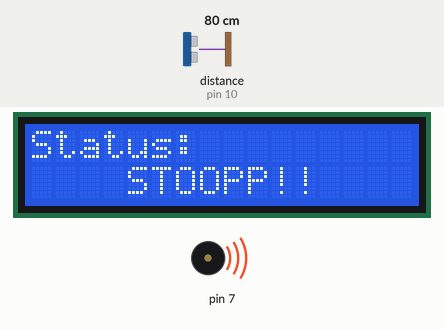
A sketch run on a simulated Arduino Uno, built with avr-gcc and run on an emulated ATmega328P. Parts: 16×2 character LCD, buzzer (waves = sounding). Wiring (inferred from the names in the program): ultrasonic range finder: trigger pin 9; echo pin 10. The test bench sets the inputs (shaded band); at power-on: distance to the obstacle (sensor on pin 10) 80 cm. The echo pulse lasts 58.3 µs per cm; what the sketch prints to the serial monitor is not drawn.

Above: at 3.2 s.
3.3 s: distance to the obstacle (sensor on pin 10) set to 18 cm
At 3.44 s:
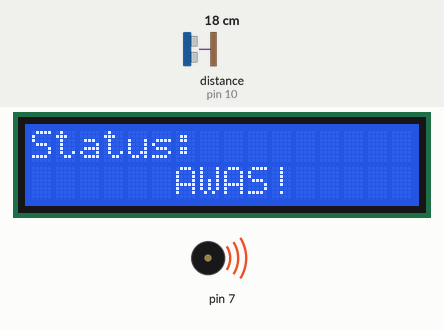
5.1 s: distance to the obstacle (sensor on pin 10) set to 22 cm
At 5.7 s:
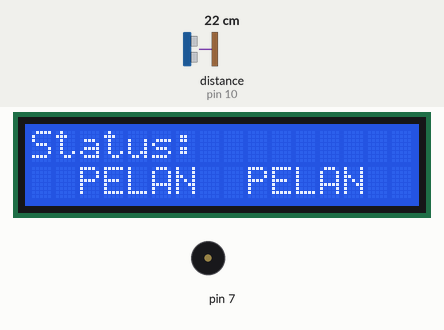
7.5 s: distance to the obstacle (sensor on pin 10) set to 120 cm
At 9.0 s:
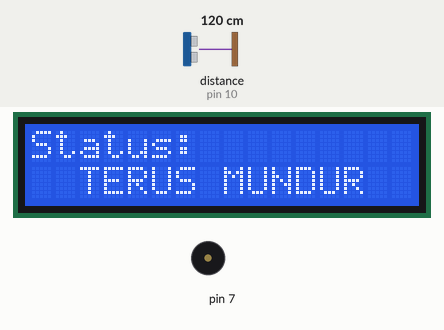
10.5 s: distance to the obstacle (sensor on pin 10) set to 60 cm
At 11.82 s:
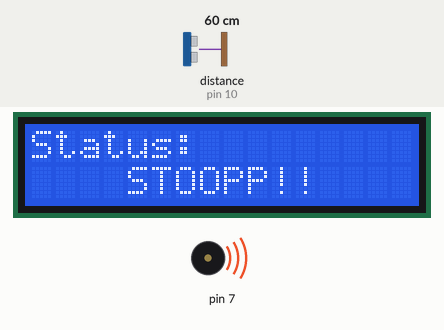
13.4 s: distance to the obstacle (sensor on pin 10) set to 35 cm
At 14.1 s:
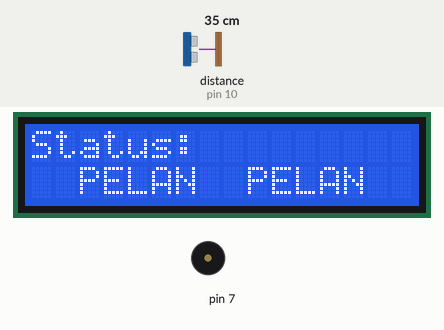
15.9 s: distance to the obstacle (sensor on pin 10) set to 2 cm
At 16.52 s:
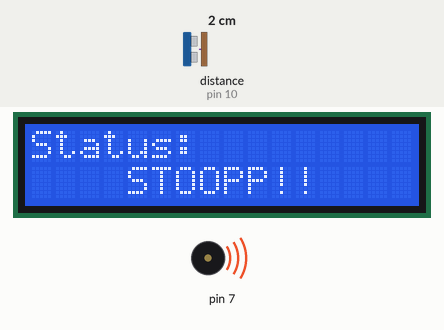
Timing chart, 0 to 19.2 s (numbered marks = the images above; inputs shaded):
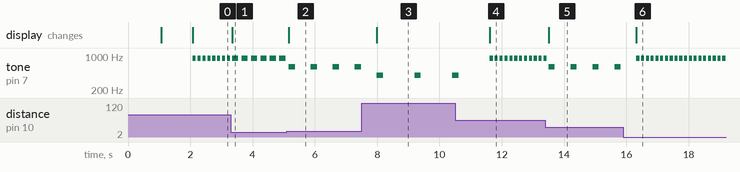

The sketch:

sensor_parkir.ino
```cpp
#define ECHOPIN 10
#define TRIGPIN 9
#include <LiquidCrystal.h>

LiquidCrystal lcd(12, 11, 5, 4, 3, 2);

void setup(){
  lcd.begin(16, 2);
  lcd.setCursor(0, 0);
  lcd.print(" Sensor  Parkir ");
  Serial.begin(9600);
  lcd.setCursor(0, 1);
  lcd.print("   by  Kel. 9   ");
  pinMode(ECHOPIN, INPUT);
  pinMode(TRIGPIN, OUTPUT);
  delay(1000);
  //lcd.clear();
  lcd.setCursor(0, 0);
  lcd.print("Status:         ");
  lcd.setCursor(0, 1);
  lcd.print("                ");
  delay(1000);
}

void loop(){
  //lcd.clear();
  lcd.setCursor(0, 1);
  digitalWrite(TRIGPIN, LOW);
  delayMicroseconds(2);
  digitalWrite(TRIGPIN, HIGH);
  delayMicroseconds(10);

  digitalWrite(TRIGPIN, LOW);
  int distance = pulseIn(ECHOPIN, HIGH);
  distance = distance/58;
  if (distance > 100) {
    lcd.print("  TERUS MUNDUR  ");
    tone(7, 400);
    delay(200);
    noTone(7);
    delay(1000);
  } else if ((distance <= 50) && (distance >= 20)) {
    lcd.print("  PELAN  PELAN  ");
    tone(7, 600);
    delay(200);
    noTone(7);
    delay(500);
  } else if ((distance < 20) && (distance >= 10)) {
    lcd.print("      AWAS!     ");
    tone(7, 900);
    delay(200);
    noTone(7);
    delay(100);
  } else {
    lcd.print("    STOOPP!!    ");
    tone(7, 900);
    delay(100);
    noTone(7);
    delay(50);
  }
  lcd.print(distance);
  lcd.print("cm");
  Serial.print(distance);
  Serial.print(" cm\n");
  //delay(100);
}
```

Measured:
- the behaviour switches between 20 and 21 cm on distance to the obstacle (sensor on pin 10) (found by bisection; images 1 and 2)
- after the input at 3.3 s, tone on pin 7: alternates 900 Hz for 0.20 s and silent for 0.10 s, starting after 0.24 s; the display: changes at once (image 1)
- after the input at 5.1 s, tone on pin 7: alternates 600 Hz for 0.20 s and silent for 0.50 s, starting after 0.07 s; the display: changes after 0.07 s (image 2)
- after the input at 7.5 s, tone on pin 7: alternates 400 Hz for 0.20 s and silent for 1.0 s, starting after 0.49 s; the display: changes after 0.49 s (image 3)
- after the input at 10.5 s, the display: changes after 1.1 s (image 4)
- after the input at 13.4 s, the display: changes after 0.10 s (image 5)
- after the input at 15.9 s, tone on pin 7: alternates 900 Hz for 0.10 s and silent for 0.05 s, starting after 0.42 s; the display: changes after 0.42 s (image 6)
- by itself, tone on pin 7: alternates 900 Hz for 0.10 s and silent for 0.06 s
